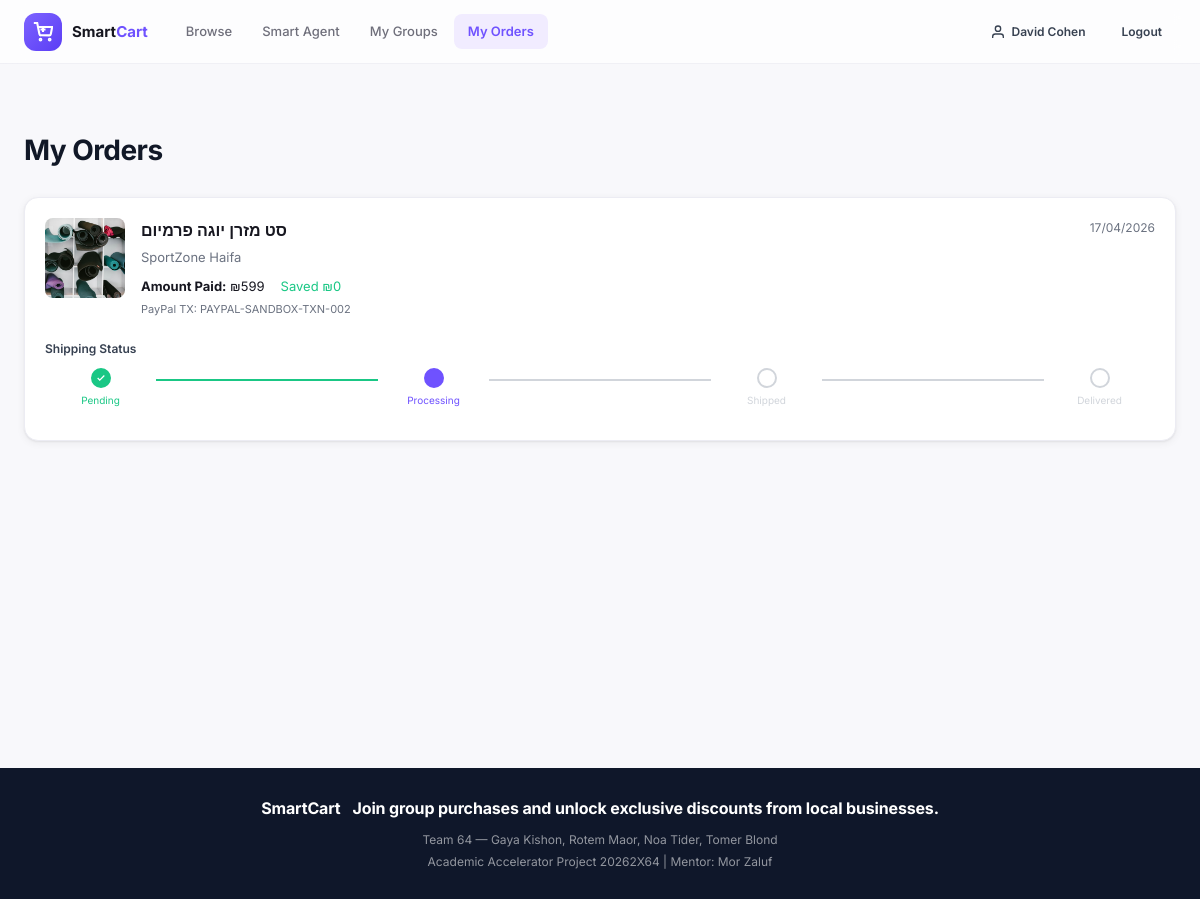
Screenshot of /pages/my-orders.php (signed in) with the database file from the repository.
### tables this page shows
CREATE TABLE IF NOT EXISTS `orders` (
    `id`               INT UNSIGNED AUTO_INCREMENT PRIMARY KEY,
    `group_id`         INT UNSIGNED NOT NULL,
    `payment_id`       INT UNSIGNED NOT NULL,
    `user_id`          INT UNSIGNED NOT NULL,
    `product_id`       INT UNSIGNED NOT NULL,
    `amount_paid`      DECIMAL(10,2) NOT NULL,
    `shipping_status`  ENUM('pending','processing','shipped','delivered') NOT NULL DEFAULT 'pending',
    `shipping_address` VARCHAR(500) DEFAULT NULL,
    `tracking_id`      VARCHAR(100) DEFAULT NULL,
    `created_at`       DATETIME NOT NULL DEFAULT CURRENT_TIMESTAMP,
    CONSTRAINT `fk_ord_group`   FOREIGN KEY (`group_id`)   REFERENCES `group_purchases`(`id`) ON DELETE CASCADE,
    CONSTRAINT `fk_ord_payment` FOREIGN KEY (`payment_id`) REFERENCES `payments`(`id`) ON DELETE CASCADE,
    CONSTRAINT `fk_ord_user`    FOREIGN KEY (`user_id`)    REFERENCES `users`(`id`) ON DELETE CASCADE,
    CONSTRAINT `fk_ord_product` FOREIGN KEY (`product_id`) REFERENCES `products`(`id`) ON DELETE CASCADE,
    KEY `idx_ord_group` (`group_id`),
    KEY `idx_ord_user` (`user_id`),
    KEY `idx_ord_shipping` (`shipping_status`)
);

CREATE TABLE IF NOT EXISTS `products` (
    `id`              INT UNSIGNED AUTO_INCREMENT PRIMARY KEY,
    `business_id`     INT UNSIGNED NOT NULL,
    `name`            VARCHAR(300) NOT NULL,
    `description`     TEXT         DEFAULT NULL,
    `price_ils`       DECIMAL(10,2) NOT NULL,
    `group_price_ils` DECIMAL(10,2) NOT NULL,
    `category`        ENUM(
                          'electronics','home','fashion','food',
                          'sports','beauty','toys','books','automotive','other'
                      ) NOT NULL DEFAULT 'other',
    `min_participants` INT UNSIGNED NOT NULL DEFAULT 2,
    `image_url`       VARCHAR(500) DEFAULT NULL,
    `city`            VARCHAR(100) DEFAULT NULL,
    `lat`             DECIMAL(10,8) DEFAULT NULL,
    `lng`             DECIMAL(11,8) DEFAULT NULL,
    `status`          ENUM('active','inactive') NOT NULL DEFAULT 'active',
    `created_at`      DATETIME NOT NULL DEFAULT CURRENT_TIMESTAMP,
    CONSTRAINT `fk_products_business` FOREIGN KEY (`business_id`) REFERENCES `businesses`(`id`) ON DELETE CASCADE,
    KEY `idx_products_business` (`business_id`),
    KEY `idx_products_category` (`category`),
    KEY `idx_products_status` (`status`)
);

CREATE TABLE IF NOT EXISTS `businesses` (
    `id`            INT UNSIGNED AUTO_INCREMENT PRIMARY KEY,
    `user_id`       INT UNSIGNED NOT NULL,
    `business_name` VARCHAR(200) NOT NULL,
    `description`   TEXT         DEFAULT NULL,
    `address`       VARCHAR(255) DEFAULT NULL,
    `city`          VARCHAR(100) DEFAULT NULL,
    `lat`           DECIMAL(10,8) DEFAULT NULL,
    `lng`           DECIMAL(11,8) DEFAULT NULL,
    `logo_url`      VARCHAR(500) DEFAULT NULL,
    `phone`         VARCHAR(30)  DEFAULT NULL,
    `category`      ENUM(
                        'electronics','home','fashion','food',
                        'sports','beauty','toys','books','automotive','other'
                    ) NOT NULL DEFAULT 'other',
    `status`        ENUM('active','suspended') NOT NULL DEFAULT 'active',
    `created_at`    DATETIME NOT NULL DEFAULT CURRENT_TIMESTAMP,
    CONSTRAINT `fk_businesses_user` FOREIGN KEY (`user_id`) REFERENCES `users`(`id`) ON DELETE CASCADE,
    KEY `idx_businesses_user` (`user_id`),
    KEY `idx_businesses_status` (`status`)
);

CREATE TABLE IF NOT EXISTS `payments` (
    `id`                   INT UNSIGNED AUTO_INCREMENT PRIMARY KEY,
    `group_id`             INT UNSIGNED NOT NULL,
    `user_id`              INT UNSIGNED NOT NULL,
    `amount_ils`           DECIMAL(10,2) NOT NULL,
    `status`               ENUM('pending','completed','failed') NOT NULL DEFAULT 'pending',
    `paypal_transaction_id` VARCHAR(255) DEFAULT NULL,
    `created_at`           DATETIME NOT NULL DEFAULT CURRENT_TIMESTAMP,
    CONSTRAINT `fk_pay_group` FOREIGN KEY (`group_id`) REFERENCES `group_purchases`(`id`) ON DELETE CASCADE,
    CONSTRAINT `fk_pay_user`  FOREIGN KEY (`user_id`)  REFERENCES `users`(`id`) ON DELETE CASCADE,
    KEY `idx_pay_group` (`group_id`),
    KEY `idx_pay_user` (`user_id`),
    KEY `idx_pay_status` (`status`)
);

### includes/lang.php (called while the page is built, shortened)
<?php
$lang = $_COOKIE['lang'] ?? 'en';
$t = require __DIR__ . '/../lang/' . $lang . '.php';

### includes/functions.php (called while the page is built, shortened)
<?php
function format_ils(float $amount): string {
    return '₪' . number_format($amount, 0, '.', ',');
}

### pages/my-orders.php (the view, shortened to what this page needs)
<?php
require_once __DIR__ . '/../includes/lang.php';
require_once __DIR__ . '/../includes/functions.php';
$user_id    = current_user_id();
$pdo  = getPDO();
$stmt = $pdo->prepare("
    SELECT o.*, p.name AS product_name, p.image_url, p.price_ils,
           pay.paypal_transaction_id, pay.created_at AS paid_at,
           b.business_name, b.city AS business_city
    FROM orders o
    JOIN products p ON p.id = o.product_id
    JOIN businesses b ON b.id = p.business_id
    JOIN payments pay ON pay.id = o.payment_id
    WHERE o.user_id = ?
    ORDER BY o.created_at DESC
");
$stmt->execute([$user_id]);
$orders = $stmt->fetchAll();
$shipping_steps = ['pending','processing','shipped','delivered'];
include __DIR__ . '/../includes/header.php';
?>
<div class="container" style="padding-top:32px;padding-bottom:60px;">
    <div class="page-header">
        <h1><?= $t['my_orders_title'] ?></h1>
    </div>
    <?php if (empty($orders)): ?>
    <div class="empty-state">
        <svg width="48" height="48" viewBox="0 0 24 24" fill="none" stroke="currentColor" stroke-width="1.5">
            <path d="M6 2L3 6v14a2 2 0 0 0 2 2h14a2 2 0 0 0 2-2V6l-3-4z"/><line x1="3" y1="6" x2="21" y2="6"/>
            <path d="M16 10a4 4 0 0 1-8 0"/>
        </svg>
        <h3><?= $t['order_no_orders'] ?></h3>
        <a href="<?= APP_URL ?>/pages/browse.php" class="btn btn-primary mt-16">Browse Deals</a>
    </div>
    <?php else: ?>
    <div style="display:grid;gap:16px;">
        <?php foreach ($orders as $o):
            $step_index = array_search($o['shipping_status'], $shipping_steps);
            $savings    = (float)$o['price_ils'] - (float)$o['amount_paid'];
        ?>
        <div class="card">
            <div class="card-body">
                <div style="display:flex;gap:16px;margin-bottom:20px;">
                    <?php if ($o['image_url']): ?>
                    <img src="<?= APP_URL . htmlspecialchars($o['image_url']) ?>" style="width:80px;height:80px;object-fit:cover;border-radius:8px;flex-shrink:0;">
                    <?php endif; ?>
                    <div style="flex:1;">
                        <h3 style="font-size:16px;font-weight:600;margin-bottom:4px;"><?= htmlspecialchars($o['product_name']) ?></h3>
                        <p style="font-size:13px;color:var(--gray-500);margin-bottom:8px;"><?= htmlspecialchars($o['business_name']) ?></p>
                        <div style="display:flex;gap:16px;font-size:13px;">
                            <span><strong><?= $t['order_amount'] ?>:</strong> <?= format_ils($o['amount_paid']) ?></span>
                            <span style="color:var(--success);">Saved <?= format_ils(max(0, $savings)) ?></span>
                        </div>
                        <?php if ($o['paypal_transaction_id']): ?>
                        <div style="font-size:11px;color:var(--gray-500);margin-top:4px;">
                            PayPal TX: <?= htmlspecialchars($o['paypal_transaction_id']) ?>
                        </div>
                        <?php endif; ?>
                    </div>
                    <div style="text-align:right;font-size:12px;color:var(--gray-500);flex-shrink:0;">
                        <?= date('d/m/Y', strtotime($o['created_at'])) ?>
                    </div>
                </div>
                <div style="margin-bottom:12px;">
                    <p style="font-size:12px;font-weight:600;color:var(--gray-700);margin-bottom:10px;"><?= $t['order_status'] ?></p>
                    <div style="display:flex;align-items:center;gap:0;">
                        <?php foreach ($shipping_steps as $i => $step): ?>
                        <?php $done = $i <= $step_index; $active = $i === $step_index; ?>
                        <div style="flex:1;display:flex;flex-direction:column;align-items:center;gap:4px;font-size:10px;color:<?= $done ? ($active ? 'var(--teal)' : 'var(--success)') : 'var(--gray-300)' ?>;">
                            <div style="width:20px;height:20px;border-radius:50%;border:2px solid <?= $done ? ($active ? 'var(--teal)' : 'var(--success)') : 'var(--gray-300)' ?>;background:<?= $done ? ($active ? 'var(--teal)' : 'var(--success)') : 'white' ?>;display:flex;align-items:center;justify-content:center;">
                                <?php if ($done && !$active): ?><svg width="10" height="10" viewBox="0 0 24 24" fill="none" stroke="white" stroke-width="3"><polyline points="20 6 9 17 4 12"/></svg><?php endif; ?>
                            </div>
                            <?= $t['shipping_' . $step] ?>
                        </div>
                        <?php if ($i < count($shipping_steps) - 1): ?>
                        <div style="flex:2;height:2px;background:<?= $i < $step_index ? 'var(--success)' : 'var(--gray-300)' ?>;margin: 0 0 16px;"></div>
                        <?php endif; ?>
                        <?php endforeach; ?>
                    </div>
                </div>
            </div>
        </div>
        <?php endforeach; ?>
    </div>
    <?php endif; ?>
</div>
<?php include __DIR__ . '/../includes/footer.php'; ?>

### assets/css/style.css (style rules this page uses)
:root { --purple: #6f52ff; --purple-dark: #5b3df5; --purple-deeper: #4426d9; --purple-light: #e9e4ff; --purple-50: #f1ecff; --green: #1ac785; --green-soft: rgba(26,199,133,0.1); --green-dark: #15a368; --orange: #ff9800; --dark: #0F172A; --text: #171720; --gray-900: #111827; --gray-700: #374151; --gray-500: #6B7280; --gray-400: #9CA3AF; --gray-300: #D1D5DB; --gray-200: #E5E7EB; --gray-100: #F3F4F6; --gray-50: #f8f8fb; --white: #FFFFFF; --muted: #8b8b99; --danger: #DC2626; --warning: #F59E0B; --success: #1ac785; --info: #2563EB; --border: #ececf3; --radius: 14px; --radius-sm: 8px; --radius-lg: 20px; --shadow: 0 1px 2px rgba(0,0,0,.06), 0 2px 8px rgba(0,0,0,.06); --shadow-md: 0 4px 12px rgba(0,0,0,.08), 0 2px 4px rgba(0,0,0,.04); --shadow-lg: 0 12px 32px rgba(0,0,0,.12), 0 4px 8px rgba(0,0,0,.06); --shadow-purple: 0 8px 24px rgba(111,82,255,.2), 0 2px 6px rgba(111,82,255,.1); --teal: #6f52ff; --teal-dark: #5b3df5; --teal-deep: #4426d9; --teal-light: #e9e4ff; --teal-50: #f1ecff; --shadow-teal: 0 8px 24px rgba(111,82,255,.2), 0 2px 6px rgba(111,82,255,.1); --teal-gradient: linear-gradient(135deg, #7d63ff 0%, #5b3df5 60%, #4426d9 100%); --font: 'Inter', -apple-system, BlinkMacSystemFont, sans-serif; --nav-height: 64px; --btn-gradient: linear-gradient(135deg, #7d63ff 0%, #5b3df5 100%); }
*, *::before, *::after { box-sizing: border-box; margin: 0; padding: 0; }
html { scroll-behavior: smooth; }
body { font-family: var(--font); color: var(--text); background: var(--gray-50); line-height: 1.6; font-size: 15px; }
img { max-width: 100%; height: auto; display: block; }
.card { background: var(--white); border-radius: var(--radius); border: 1px solid var(--border); box-shadow: var(--shadow); overflow: hidden; transition: box-shadow .2s, transform .2s; }
.card-body { padding: 20px; }
.container { max-width: 1200px; margin: 0 auto; padding: 0 24px; }
.page-header { padding: 32px 0 24px; }
.page-header h1 { font-size: 28px; font-weight: 700; color: var(--gray-900); letter-spacing: -.02em; }

### rows the page displays
orders: product.image_url (picture), product.name "סט מזרן יוגה פרמיום", businesses.business_name "SportZone Haifa", amount_paid "₪599", format_ils(max(0, $savings)) "₪0", payment.paypal_transaction_id "PAYPAL-SANDBOX-TXN-002", created_at "17/04/2026", shipping_status "processing" (drawn), shipping_ "Pending", shipping_ "Processing", shipping_ "Shipped", shipping_ "Delivered"

### other values shown
$t['nav_browse'] "Browse"
$t['nav_agent'] "Smart Agent"
$t['nav_my_groups'] "My Groups"
$t['nav_my_orders'] "My Orders"
$user_name "David Cohen"
$t['nav_logout'] "Logout"
$t['my_orders_title'] "My Orders"
$t['home_hero_subtitle'] "Join group purchases and unlock exclusive discounts from local businesses."
